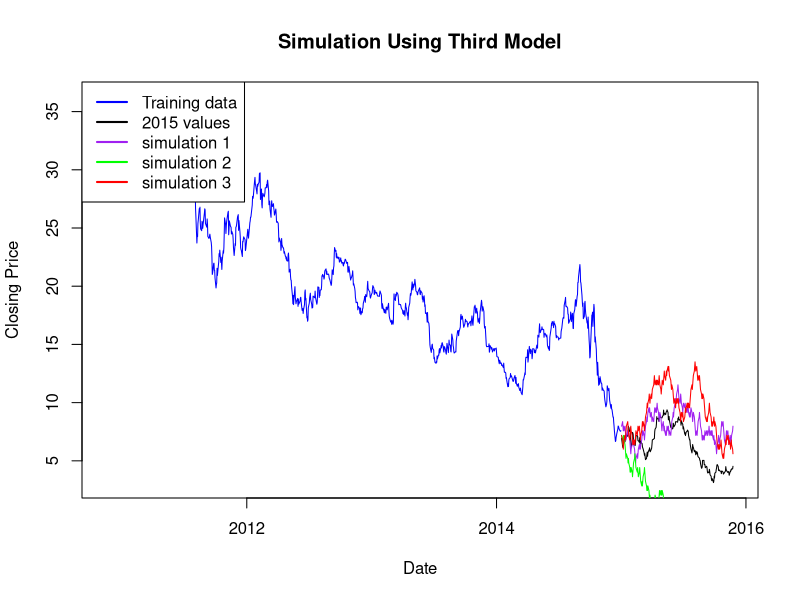

Source code (R):
# install.packages("expm")
library(expm)

# set working derectory to the same as the data
setwd("~/math_381_group/markov_stocks")

# read in the data
#data <- read.csv('goog.csv')
data <- read.csv('pbr_a.csv')

# set date at which to stop training data and start simulation
stop_date <- "2015-01-01"

# read in closing prices and training_dates
all_dates <- rev(as.Date(data$Date, format='%d-%b-%y'))
training_dates <- all_dates[all_dates < stop_date]
last_year_dates <- all_dates[all_dates >= stop_date]

all_closing_prices <- rev(data$Close)
training_closing_prices <- all_closing_prices[all_dates < stop_date]
last_year_closing_prices <- all_closing_prices[all_dates >= stop_date]

# compute the daily change in the stock
daily_change <- diff(training_closing_prices)

# Third model:
# 4 x 4 transition matrix where the states are:
# 1. increase then increase
# 2. increase then decrease
# 3. decrease then increase
# 4. decrease then decrease
third_trans_mat <- matrix(rep(0, 36), nrow=4, ncol=4)

# count the total number of occurences of each state
total_inc_inc_days <- 0
total_inc_dec_days <- 0
total_dec_inc_days <- 0
total_dec_dec_days <- 0
for (i in 1:(length(daily_change)-1)) {
   if (daily_change[i] > 0 & daily_change[i+1] > 0) {
      total_inc_inc_days <- total_inc_inc_days + 1
   } else if (daily_change[i] > 0 & daily_change[i+1] < 0) {
      total_inc_dec_days <- total_inc_dec_days + 1
   } else if (daily_change[i] < 0 & daily_change[i+1] > 0) {
      total_dec_inc_days <- total_dec_inc_days + 1
   } else {
      total_dec_dec_days <- total_dec_dec_days + 1
   }
}

# fill in the third transition matrix
for (day in 1:(length(daily_change)-2)) {
   change_1 <- daily_change[day]
   change_2 <- daily_change[day+1]
   change_3 <- daily_change[day+1]
   change_4 <- daily_change[day+2]
   if (change_1 >= 0 & change_2 >= 0) {  # coming from inc inc
      if (change_3 >= 0 & change_4 >= 0) {
         # to inc inc
         third_trans_mat[1, 1] <- third_trans_mat[1, 1] + 1
      } else if (change_3 >= 0 & change_4 < 0) {
         # to inc dec
         third_trans_mat[1, 2] <- third_trans_mat[1, 2] + 1
      } else if (change_3 < 0 & change_4 >= 0) {
         # to dec inc
         third_trans_mat[1, 3] <- third_trans_mat[1, 3] + 1
      } else {
         # to dec dec
         third_trans_mat[1, 4] <- third_trans_mat[1, 4] + 1
      }
   } else if (change_1 >= 0 & change_2 < 0) {  # coming from inc dec
      if (change_3 >= 0 & change_4 >= 0) {
         # to inc inc
         third_trans_mat[2, 1] <- third_trans_mat[2, 1] + 1
      } else if (change_3 >= 0 & change_4 < 0) {
         # to inc dec
         third_trans_mat[2, 2] <- third_trans_mat[2, 2] + 1
      } else if (change_3 < 0 & change_4 >= 0) {
         # to dec inc
         third_trans_mat[2, 3] <- third_trans_mat[2, 3] + 1
      } else {
         # to dec dec
         third_trans_mat[2, 4] <- third_trans_mat[2, 4] + 1
      }
   } else if (change_1 < 0 & change_2 >= 0) {  # coming from dec inc
      if (change_3 >= 0 & change_4 >= 0) {
         # to inc inc
         third_trans_mat[3, 1] <- third_trans_mat[3, 1] + 1
      } else if (change_3 >= 0 & change_4 < 0) {
         # to inc dec
         third_trans_mat[3, 2] <- third_trans_mat[3, 2] + 1
      } else if (change_3 < 0 & change_4 >= 0) {
         # to dec inc
         third_trans_mat[3, 3] <- third_trans_mat[3, 3] + 1
      } else {
         # to dec dec
         third_trans_mat[3, 4] <- third_trans_mat[3, 4] + 1
      }
   } else {  # coming from dec dec
      if (change_3 >= 0 & change_4 >= 0) {
         # to inc inc
         third_trans_mat[4, 1] <- third_trans_mat[4, 1] + 1
      } else if (change_3 >= 0 & change_4 < 0) {
         # to inc dec
         third_trans_mat[4, 2] <- third_trans_mat[4, 2] + 1
      } else if (change_3 < 0 & change_4 >= 0) {
         # to dec inc
         third_trans_mat[4, 3] <- third_trans_mat[4, 3] + 1
      } else {
         # to dec dec
         third_trans_mat[4, 4] <- third_trans_mat[4, 4] + 1
      }
   }
}

# normalize the rows by the number of "coming from days"
third_trans_mat[1, ] <- third_trans_mat[1, ] / total_inc_inc_days
third_trans_mat[2, ] <- third_trans_mat[2, ] / total_inc_dec_days
third_trans_mat[3, ] <- third_trans_mat[3, ] / total_dec_inc_days
third_trans_mat[4, ] <- third_trans_mat[4, ] / total_dec_dec_days

# look at the transition matrix
print('third transition matrix:', quote=F)
print(third_trans_mat)
print('third transition matrix to power 30:', quote=F)
print(third_trans_mat %^% 30)


# simulate the last year using a random walk using the value
# in our transition matrix and compare to the actual stock fluctuation
# for the last year
third_model_simulation <- function() {
   change_before <- daily_change[length(daily_change)]
   change_two_before <- daily_change[length(daily_change) - 1]
   
   last_price <- training_closing_prices[length(training_closing_prices)]
   
   mean_change <- mean(abs(daily_change))
   
   predicted_prices <- vector(length=length(last_year_dates))
   
   for (i in 1:length(predicted_prices)) {
      rand <- runif(1)
      if (change_two_before >= 0 & change_before >= 0) { # from inc inc
         if (rand < third_trans_mat[1, 1]) {
            # to inc inc 
            predicted_prices[i] <- last_price + mean_change
         } else if (rand < third_trans_mat[1, 1] + third_trans_mat[1, 2]) {
            # to inc dec
            predicted_prices[i] <- last_price - mean_change
         } else if (rand < third_trans_mat[1, 1] + third_trans_mat[1, 2] + 
                       third_trans_mat[1, 3]) {
            # to dec inc
            predicted_prices[i] <- last_price + mean_change
         } else {
            # to dec dec
            predicted_prices[i] <- last_price - mean_change
         }
      } else if (change_two_before >= 0 & change_before < 0) { # from inc dec
         if (rand < third_trans_mat[2, 1]) {
            # to inc inc 
            predicted_prices[i] <- last_price + mean_change
         } else if (rand < third_trans_mat[2, 1] + third_trans_mat[2, 2]) {
            # to inc dec
            predicted_prices[i] <- last_price - mean_change
         } else if (rand < third_trans_mat[2, 1] + third_trans_mat[2, 2] + 
                       third_trans_mat[2, 3]) {
            # to dec inc
            predicted_prices[i] <- last_price + mean_change
         } else {
            # to dec dec
            predicted_prices[i] <- last_price - mean_change
         }
      } else if (change_two_before < 0 & change_before >= 0) { # from dec inc
         if (rand < third_trans_mat[3, 1]) {
            # to inc inc 
            predicted_prices[i] <- last_price + mean_change
         } else if (rand < third_trans_mat[3, 1] + third_trans_mat[3, 2]) {
            # to inc dec
            predicted_prices[i] <- last_price - mean_change
         } else if (rand < third_trans_mat[3, 1] + third_trans_mat[3, 2] + 
                       third_trans_mat[3, 3]) {
            # to dec inc
            predicted_prices[i] <- last_price + mean_change
         } else {
            # to dec dec
            predicted_prices[i] <- last_price - mean_change
         }
      } else { # from dec dec
         if (rand < third_trans_mat[4, 1]) {
            # to inc inc 
            predicted_prices[i] <- last_price + mean_change
         } else if (rand < third_trans_mat[4, 1] + third_trans_mat[4, 2]) {
            # to inc dec
            predicted_prices[i] <- last_price - mean_change
         } else if (rand < third_trans_mat[4, 1] + third_trans_mat[4, 2] + 
                       third_trans_mat[4, 3]) {
            # to dec inc
            predicted_prices[i] <- last_price + mean_change
         } else {
            # to dec dec
            predicted_prices[i] <- last_price - mean_change
         }
      }
      change_two_before <- change_before
      if (i == 1) {
         change_before <- predicted_prices[i] - last_price
      } else {
         change_before <- predicted_prices[i] - predicted_prices[i-1]
      }
      last_price <- predicted_prices[i]
   }
   return(predicted_prices)
}

# plot the simulation against the actual values
plot(training_dates, training_closing_prices, type='l', col='blue', lwd=1,
     xlab='Date', ylab='Closing Price', main='Simulation Using Third Model',
     xlim=c(all_dates[1], all_dates[length(all_dates)]),
     ylim=c(min(all_closing_prices), max(all_closing_prices)))
lines(last_year_dates, last_year_closing_prices, col='black', lwd=1)

num_simulations <- 3
colors <- c('purple', 'green', 'red')
for (i in 1:num_simulations) {
   predicted_prices <- third_model_simulation()
   # simulated values
   lines(last_year_dates, predicted_prices, col=colors[i], lwd=1)
}
legend('topleft', legend=c('Training data', '2015 values', 
                           'simulation 1', 'simulation 2', 'simulation 3'), 
       col=c('blue', 'black', 'purple', 'green', 'red'), lwd=c(2, 2, 2, 2, 2))


# plot of averages
# plot(training_dates, training_closing_prices, type='l', col='blue', lwd=1,
#      xlab='Date', ylab='Closing Price', main='Average of Simulations Using Third Model',
#      xlim=c(all_dates[1], all_dates[length(all_dates)]),
#      ylim=c(min(all_closing_prices), max(all_closing_prices)))
# lines(last_year_dates, last_year_closing_prices, col='black', lwd=1)
# 
# num_simulations <- 250
# average_predicted_prices <- rep(0, times=length(last_year_closing_prices))
# for (i in 1:num_simulations) {
#    average_predicted_prices <- average_predicted_prices + third_model_simulation()  
# }
# average_predicted_prices <- average_predicted_prices / num_simulations
# lines(last_year_dates, average_predicted_prices, col='orange', lwd=2)
